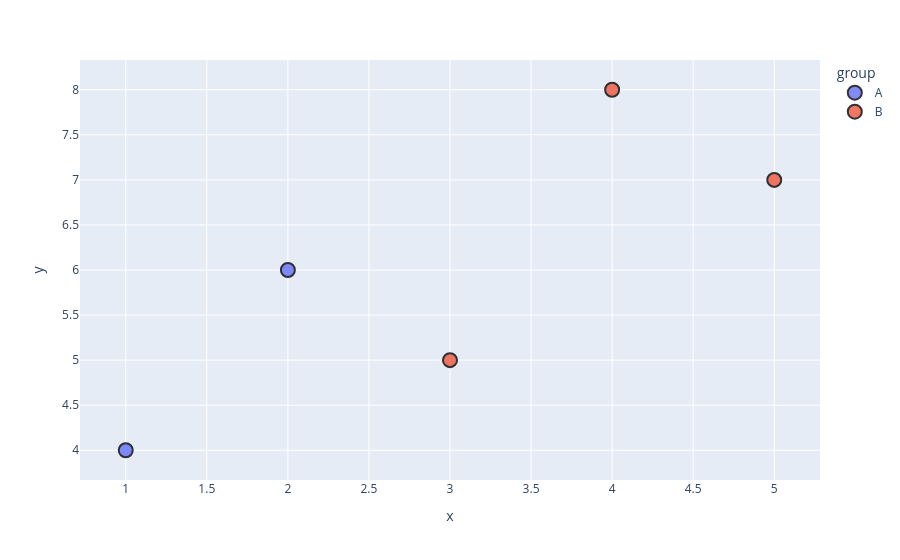

The code cell stored with this chart in its notebook:
### Markdown cell above
`fig.update_traces()` changes the traces: the visible marks inside the plot.

Use it for things like marker size, marker outline, line width, bar opacity, text position, and hover format.

### Code cell
df = pd.DataFrame({
    "x": [1, 2, 3, 4, 5],
    "y": [4, 6, 5, 8, 7],
    "group": ["A", "A", "B", "B", "B"]
})

fig = px.scatter(df, x="x", y="y", color="group")

fig.update_traces(
    marker=dict(size=14, line=dict(width=2, color="black")),
    opacity=0.8
)

fig.show()

### Figure 1 — Plotly figure (JSON) as saved in the notebook; plotly's stock layout.template omitted (floating-point values rounded to 4 significant figures)
{"data": [{"hovertemplate": "group=A<br>x=%{x}<br>y=%{y}<extra></extra>", "legendgroup": "A", "marker": {"color": "#636efa", "line": {"color": "black", "width": 2}, "size": 14, "symbol": "circle"}, "mode": "markers", "name": "A", "opacity": 0.8, "orientation": "v", "showlegend": true, "type": "scatter", "x": [1, 2], "xaxis": "x", "y": [4, 6], "yaxis": "y"}, {"hovertemplate": "group=B<br>x=%{x}<br>y=%{y}<extra></extra>", "legendgroup": "B", "marker": {"color": "#EF553B", "line": {"color": "black", "width": 2}, "size": 14, "symbol": "circle"}, "mode": "markers", "name": "B", "opacity": 0.8, "orientation": "v", "showlegend": true, "type": "scatter", "x": [3, 4, 5], "xaxis": "x", "y": [5, 8, 7], "yaxis": "y"}], "layout": {"legend": {"title": {"text": "group"}, "tracegroupgap": 0}, "margin": {"t": 60}, "xaxis": {"anchor": "y", "domain": [0, 1], "title": {"text": "x"}}, "yaxis": {"anchor": "x", "domain": [0, 1], "title": {"text": "y"}}}}
